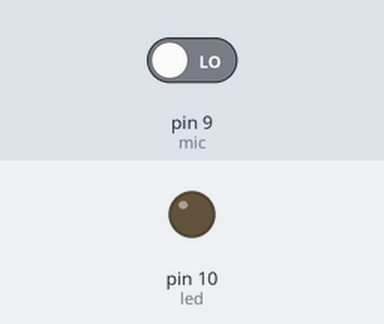
Recording of a sketch running on a simulated Arduino Uno, built with avr-gcc and run on an emulated ATmega328P. Parts: output pins drawn as LEDs (lit = HIGH). Dashed ring = blinking. Inputs (shaded band) come from the test bench; at power-on: pin 9 (mic) LOW.

Above: at 1.2 s.
1.3 s: pin 9 (mic) driven HIGH
At 1.7 s:
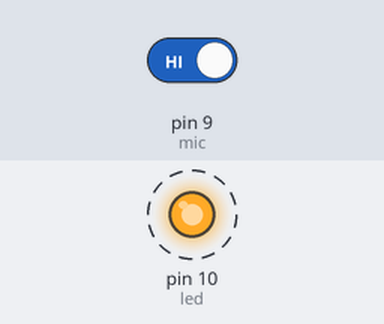
4.3 s: pin 9 (mic) driven LOW
At 5.1 s:
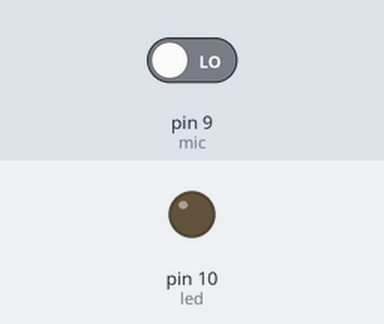
Timing chart, 0 to 7.3 s (numbered marks = the images above; inputs shaded):
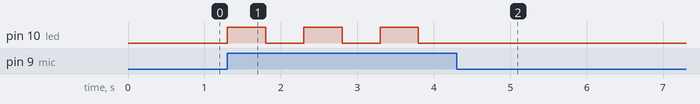

The sketch:

TP1Lab-3.mic.ino
```cpp
#define mic 9     // D0 de modulo a pin 9
#define led 10    // Anodo del led al pin 10
bool valor;
int estado;
void setup(){
  pinMode(mic, INPUT);      // pin 9 como entrada
  pinMode(led, OUTPUT);     // pin 10 como salida
}


void loop(){
    valor = digitalRead(mic);   // lee el valor del mic
  if (valor == HIGH){     // si esta prendido
    estado = !estado;    // almacena estado del led (encendido o apagado)
    digitalWrite(led, estado);   // escribe en LED el valor opuesto al que tenia
    delay(500);       // demora de medio seg. para evitar pulsos repetidos
  }

}
```

Measured:
- after the input at 1.3 s, pin 10 (led): alternates HIGH for 0.50 s and LOW for 0.50 s, starting at once
- after the input at 4.3 s, pin 10 (led): stops changing and stays LOW
